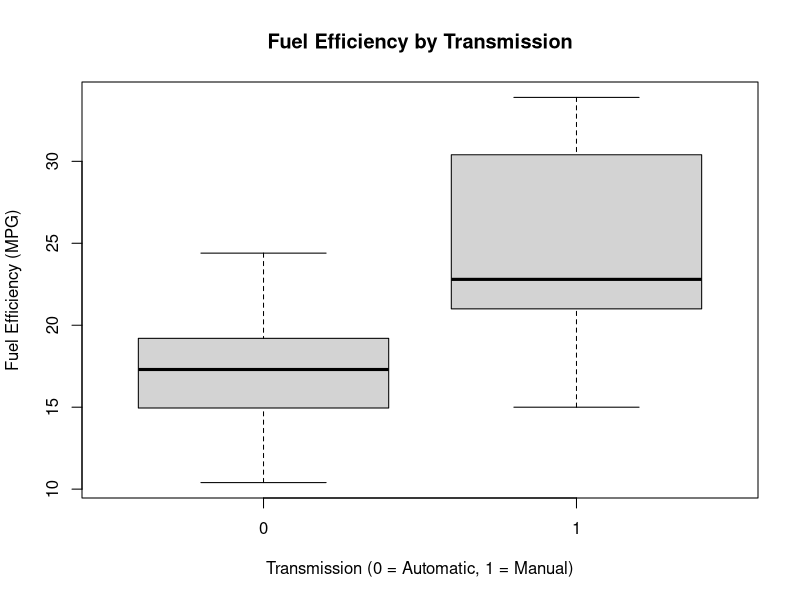

Write the R code that produced this figure.
## ---- chunk 1
knitr::opts_chunk$set(echo = TRUE)
par(mfrow = c(1, 1))
## ---- chunk 2
data(mtcars)
head(mtcars, n = 5)
## ---- chunk 3
with(mtcars, boxplot(mpg ~ am, 
                     xlab="Transmission (0 = Automatic, 1 = Manual)",
                     ylab="Fuel Efficiency (MPG)", main="Fuel Efficiency by Transmission"))
## ---- chunk 4
res.tt <- t.test(mpg ~ am, data = mtcars)
## ---- chunk 5
fit.full <- lm(mpg ~ ., data = mtcars)   # fit based on each other variable
fit.tran <- lm(mpg ~ am, data = mtcars)  # fit based solely on transmission
## ---- chunk 6
summary(fit.full)$coef[, 1]
summary(fit.tran)$coef[, 1]
## ---- chunk 7
summary(fit.full)$coef[, 4]
summary(fit.tran)$coef[, 4]
## ---- chunk 8
summary(aov(mpg ~ ., data = mtcars))
## ---- chunk 9
fit.aov <- lm(mpg ~ cyl + disp + wt + am, data = mtcars)
summary(fit.aov)
## ---- chunk 10
fit.final <- lm(mpg ~ cyl + wt + am, data = mtcars)
summary(fit.final)
## ---- chunk 11
t(confint(fit.final))
